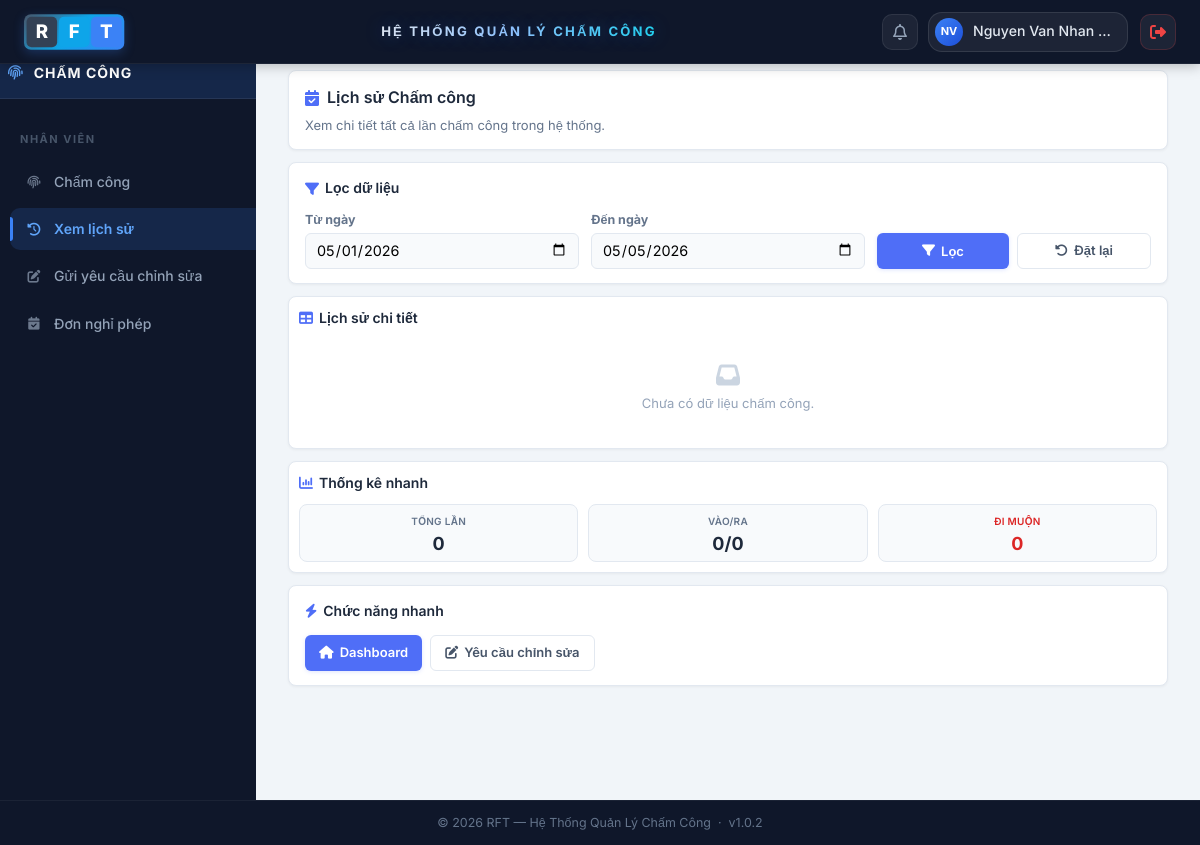
/index.php?page=lich-su-cham-cong (signed in), run on an earlier commit of the app's database.
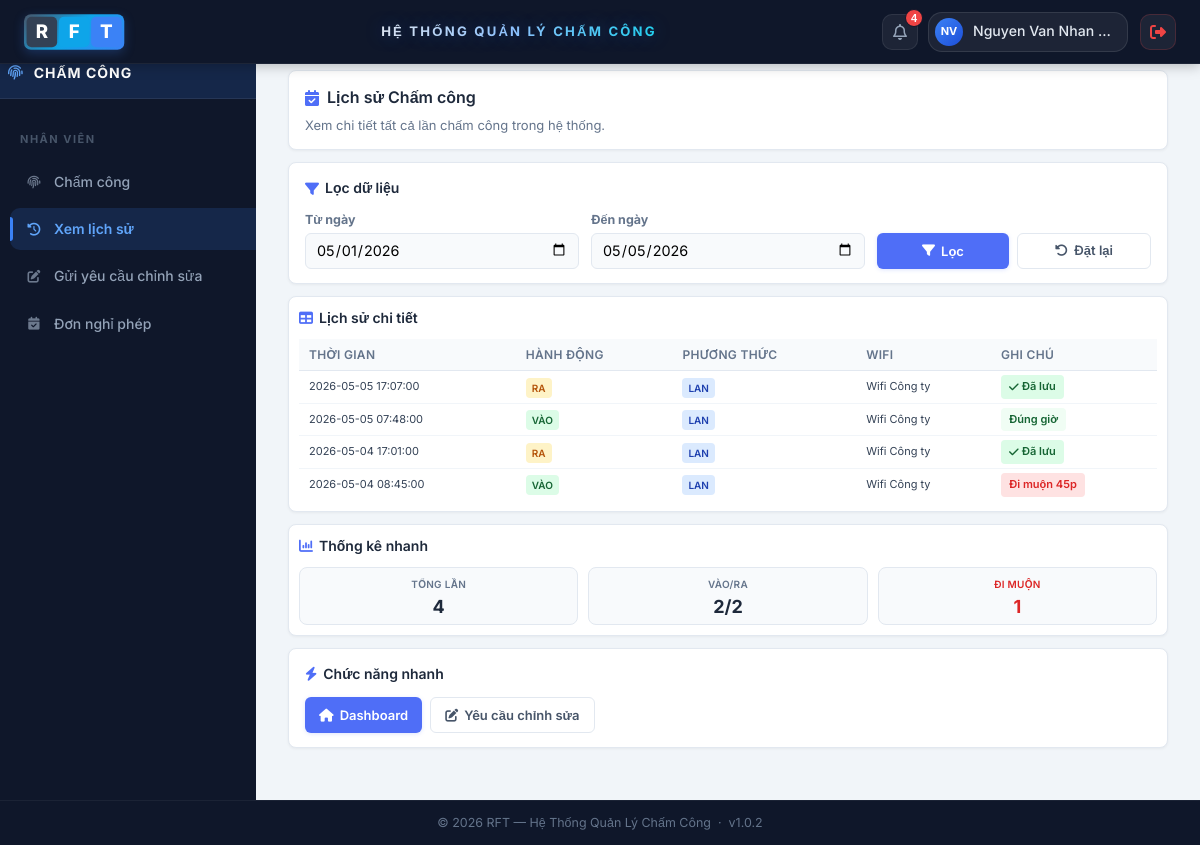
And on a later commit of the database.
### tables this page shows
CREATE TABLE `attendance_logs` (
  `id` int(11) NOT NULL,
  `maND` int(11) NOT NULL,
  `action` enum('IN','OUT') NOT NULL,
  `method` enum('LAN','QR') NOT NULL DEFAULT 'LAN',
  `wifi_name` varchar(120) DEFAULT NULL,
  `device_info` varchar(255) DEFAULT NULL,
  `note` varchar(255) DEFAULT NULL,
  `created_at` datetime NOT NULL DEFAULT current_timestamp()
);

### app/views/chamcong/lichsu.php (the view, shortened to what the changed rows need)
<?php
$history = $history ?? [];
$from = $from ?? date('Y-m-01');
$to = $to ?? date('Y-m-d');
$totalCount = is_array($history) ? count($history) : 0;
$inCount = 0;
$outCount = 0;
$lateCount = 0;
if (is_array($history)) {
    foreach ($history as $row) {
        if (($row['action'] ?? '') === 'IN') {
            $inCount++;
            $time = date('H:i:s', strtotime($row['created_at']));
            if ($time > '08:15:00') {
                $lateCount++;
            }
        } elseif (($row['action'] ?? '') === 'OUT') {
            $outCount++;
        }
    }
}
?>
<?php include 'app/views/layouts/header.php'; ?>
<div class="main-container">
    <?php include 'app/views/layouts/sidebar.php'; ?>
    <div class="dashboard-container">
        <div class="ls-wrap">
            <div class="ls-panel">
                <h2><i class="fas fa-calendar-check"></i> Lịch sử Chấm công</h2>
                <p>Xem chi tiết tất cả lần chấm công trong hệ thống.</p>
            </div>
            <div class="ls-panel">
                <h3><i class="fas fa-filter"></i> Lọc dữ liệu</h3>
                <form method="GET" action="index.php" class="ls-filter-grid">
                    <div class="ls-form-group">
                        <label for="from-date">Từ ngày</label>
                        <input type="date" id="from-date" name="from_date" value="<?= htmlspecialchars($from) ?>">
                    </div>
                    <div class="ls-form-group">
                        <label for="to-date">Đến ngày</label>
                        <input type="date" id="to-date" name="to_date" value="<?= htmlspecialchars($to) ?>">
                    </div>
                    <div style="display:flex;gap:8px;align-items:flex-end;">
                        <button type="submit" class="ls-btn ls-btn-primary" style="flex:1"><i class="fas fa-filter"></i> Lọc</button>
                        <a href="index.php?page=lich-su-cham-cong" class="ls-btn ls-btn-outline" style="flex:1;text-align:center"><i class="fas fa-rotate-left"></i> Đặt lại</a>
                    </div>
                </form>
            </div>
            <div class="ls-panel" style="padding: 10px;">
                <h3 style="font-size: 14px; margin-bottom: 10px;"><i class="fas fa-table"></i> Lịch sử chi tiết</h3>
                <?php if (!empty($history) && is_array($history)): ?>
                    <div class="ls-table-wrap">
                        <table class="ls-table">
                            <thead>
                                <tr>
                                    <th style="padding: 6px 10px;">Thời gian</th>
                                    <th style="padding: 6px 10px;">Hành động</th>
                                    <th style="padding: 6px 10px;">Phương thức</th>
                                    <th style="padding: 6px 10px;">WiFi</th>
                                    <th style="padding: 6px 10px;">Ghi chú</th>
                                </tr>
                            </thead>
                            <tbody>
                            <?php foreach ($history as $row): ?>
                                <tr>
                                    <td style="font-size:11px; padding: 4px 10px;"><?= htmlspecialchars($row['created_at'] ?? '') ?></td>
                                    <td style="padding: 4px 10px;">
                                        <?php if (($row['action'] ?? '') === 'IN'): ?>
                                            <span class="ls-badge ls-badge-in" style="padding: 2px 6px; font-size: 10px;">VÀO</span>
                                        <?php else: ?>
                                            <span class="ls-badge ls-badge-out" style="padding: 2px 6px; font-size: 10px;">RA</span>
                                        <?php endif; ?>
                                    </td>
                                    <td style="padding: 4px 10px;"><span class="ls-badge ls-badge-method" style="padding: 2px 6px; font-size: 10px;"><?= htmlspecialchars($row['method'] ?? 'LAN') ?></span></td>
                                    <td style="font-size:11px; padding: 4px 10px;"><?= htmlspecialchars(!empty($row['wifi_name']) ? $row['wifi_name'] : 'Wifi Công ty') ?></td>
                                    <td style="padding: 4px 10px;">
                                        <?php
                                        if (($row['action'] ?? '') === 'IN') {
                                            $time = date('H:i:s', strtotime($row['created_at']));
                                            if ($time > '08:15:00') {
                                                $diff = strtotime($time) - strtotime('08:00:00');
                                                $mins = floor($diff / 60);
                                                echo "<span class='ls-badge ls-badge-late'>Đi muộn {$mins}p</span>";
                                            } else {
                                                echo "<span class='ls-badge ls-badge-ontime'>Đúng giờ</span>";
                                            }
                                        } else {
                                            echo "<span class='ls-badge ls-badge-ok'><i class='fas fa-check'></i> Đã lưu</span>";
                                        }
                                        ?>
                                    </td>
                                </tr>
                            <?php endforeach; ?>
                            </tbody>
                        </table>
                    </div>
                <?php else: ?>
                    <div class="ls-empty">
                        <i class="fas fa-inbox"></i>
                        <p>Chưa có dữ liệu chấm công.</p>
                    </div>
                <?php endif; ?>
            </div>
            <div class="ls-panel" style="padding: 10px;">
                <h3 style="font-size: 14px; margin-bottom: 10px;"><i class="fas fa-chart-column"></i> Thống kê nhanh</h3>
                <div class="ls-stats" style="grid-template-columns: repeat(3, 1fr);">
                    <a href="index.php?page=lich-su-cham-cong" class="ls-stat-card" style="padding: 8px;">
                        <h4 style="font-size: 10px;">Tổng lần</h4>
                        <div class="ls-stat-val" style="font-size: 18px;"><?= $totalCount ?></div>
                    </a>
                    <a href="index.php?page=lich-su-cham-cong" class="ls-stat-card" style="padding: 8px;">
                        <h4 style="font-size: 10px;">Vào/Ra</h4>
                        <div class="ls-stat-val" style="font-size: 18px;"><?= $inCount ?>/<?= $outCount ?></div>
                    </a>
                    <a href="index.php?page=yeu-cau-chinh-sua-cham-cong" class="ls-stat-card" style="padding: 8px;">
                        <h4 style="font-size: 10px; color: #dc2626;">Đi muộn</h4>
                        <div class="ls-stat-val" style="font-size: 18px; color: #dc2626;"><?= $lateCount ?></div>
                    </a>
                </div>
            </div>
            <div class="ls-panel">
                <h3><i class="fas fa-bolt"></i> Chức năng nhanh</h3>
                <div class="ls-actions">
                    <a href="index.php?page=cham-cong-dashboard" class="ls-btn ls-btn-primary"><i class="fas fa-house"></i> Dashboard</a>
                    <a href="index.php?page=yeu-cau-chinh-sua-cham-cong" class="ls-btn ls-btn-outline"><i class="fas fa-pen-to-square"></i> Yêu cầu chỉnh sửa</a>
                </div>
            </div>
        </div>
    </div>
</div>
<?php include 'app/views/layouts/footer.php'; ?>

### app/views/layouts/header.php (shortened to what the changed rows need)
<!DOCTYPE html>
<html lang="vi">
<head>
    <?php
    $styleVersion = @filemtime('public/css/style.css') ?: '1.0.3';
    $dashboardStyleVersion = @filemtime('public/css/dashboard.css') ?: '1.0.3';
    ?>
    <link rel="stylesheet" href="https://cdnjs.cloudflare.com/ajax/libs/font-awesome/6.5.0/css/all.min.css">
    <link rel="stylesheet" href="public/css/style.css?v=<?= (int)$styleVersion ?>">
    <link rel="stylesheet" href="public/css/dashboard.css?v=<?= (int)$dashboardStyleVersion ?>">
</head>
<body>
    <?php
    $notificationCount = 0;
    if (isset($_SESSION['user'])) {
        require_once 'app/models/ChamCongModel.php';
        $notificationModel = new ChamCongModel();
        $role = $_SESSION['role'] ?? 'nhanvien';
        $maND = (int)($_SESSION['user']['maND'] ?? 0);
        if ($role === 'nhanvien' && $maND > 0) {
            $requests = $notificationModel->getYeuCauTheoNhanVien($maND);
            foreach ($requests as $req) {
                $status = $req['status'] ?? 'pending';
                $updatedTimeStr = $req['updated_at'] ?? $req['created_at'] ?? date('Y-m-d H:i:s');
                $updatedTime = strtotime($updatedTimeStr);
                $daysAgo = (time() - $updatedTime) / 86400;
                if ($status !== 'pending' && $daysAgo > 3) {
                    continue;
                }
                $notificationCount++;
            }
        }
    }
    ?>
    <header class="header">
        <div class="brand-logo" title="RFT Hệ thống Chấm công">
            <span class="logo-r">R</span>
            <span class="logo-f">F</span>
            <span class="logo-t">T</span>
        </div>
        <h1>HỆ THỐNG QUẢN LÝ CHẤM CÔNG</h1>
        <div class="user-controls">
            <div class="notif-wrapper" id="notifWrapper">
                <button type="button" id="notifBellBtn" class="icon-btn" title="Thông báo" style="cursor:pointer;position:relative">
                    <i class="fa-regular fa-bell"></i>
                    <?php if ($notificationCount > 0): ?>
                        <span class="notif-count"><?= (int)$notificationCount ?></span>
                    <?php endif; ?>
                </button>
            </div>
            <a href="<?php echo isset($_SESSION['user']) ? 'index.php?page=cham-cong-dashboard' : 'index.php?page=login'; ?>"
                class="user-link">
                <?php
                if (isset($_SESSION['user'])) {
                    $tenHienThi = htmlspecialchars($_SESSION['user']['hoTen'] ?? 'Người dùng');
                    $initials = '';
                    $parts = explode(' ', trim($_SESSION['user']['hoTen'] ?? 'ND'));
                    if (count($parts) >= 2) {
                        $initials = mb_substr($parts[0], 0, 1) . mb_substr(end($parts), 0, 1);
                    } else {
                        $initials = mb_substr($parts[0], 0, 2);
                    }
                    echo '<div class="user-avatar">' . htmlspecialchars(mb_strtoupper($initials)) . '</div>';
                    echo '<span class="welcome-text">' . $tenHienThi . '</span>';
                } else {
                    echo '<div class="user-avatar"><i class="fa-regular fa-user" style="font-size:13px"></i></div>';
                    echo '<span class="welcome-text">Đăng nhập</span>';
                }
                ?>
            </a>
            <?php if (isset($_SESSION['user'])): ?>
                <a href="index.php?page=logout" class="icon-btn" title="Đăng xuất" style="margin-left: 6px; color: #ef4444; border-color: rgba(239, 68, 68, 0.2);">
                    <i class="fa-solid fa-right-from-bracket" style="color: #ef4444;"></i>
                </a>
            <?php else: ?>
                <a href="index.php?page=login" class="icon-btn" title="Đăng nhập" style="margin-left: 6px; color: #10b981; border-color: rgba(16, 185, 129, 0.2);">
                    <i class="fa-solid fa-right-to-bracket" style="color: #10b981;"></i>
                </a>
            <?php endif; ?>
        </div>
    </header>

### app/views/layouts/sidebar.php
<?php
$role = $_SESSION['role'] ?? 'nhanvien';
$currentPage = $_GET['page'] ?? 'home';
$menus = [
    'nhanvien' => [
        ['page' => 'cham-cong-dashboard', 'label' => 'Chấm công', 'icon' => 'fa-fingerprint'],
        ['page' => 'lich-su-cham-cong', 'label' => 'Xem lịch sử', 'icon' => 'fa-clock-rotate-left'],
        ['page' => 'yeu-cau-chinh-sua-cham-cong', 'label' => 'Gửi yêu cầu chỉnh sửa', 'icon' => 'fa-pen-to-square'],
        ['page' => 'create-leave-request', 'label' => 'Đơn nghỉ phép', 'icon' => 'fa-calendar-check'],
    ],
    'hr' => [
        ['page' => 'quan-ly-nhanvien', 'label' => 'Quản lý Nhân viên', 'icon' => 'fa-users'],
        ['page' => 'quan-ly-ca-lam', 'label' => 'Quản lý Ca làm việc', 'icon' => 'fa-business-time'],
        ['page' => 'xuly-yeucau', 'label' => 'Xử lý Yêu cầu', 'icon' => 'fa-clipboard-check'],
        ['page' => 'tinh-cong', 'label' => 'Tính công & Báo cáo', 'icon' => 'fa-calculator'],
        ['page' => 'list-leave-requests', 'label' => 'Quản lý Đơn phép', 'icon' => 'fa-calendar-check'],
    ],
    'manager' => [
        ['page' => 'pheduyet-bang-cong', 'label' => 'Phê duyệt Bảng công', 'icon' => 'fa-circle-check'],
        ['page' => 'pheduyet-yeucau', 'label' => 'Phê duyệt yêu cầu', 'icon' => 'fa-clipboard-list'],
        ['page' => 'bao-cao-tong-hop', 'label' => 'Báo cáo tổng hợp', 'icon' => 'fa-file-lines'],
    ],
    'tech' => [
        ['page' => 'tech-wifi', 'label' => 'Mạng & WiFi', 'icon' => 'fa-wifi'],
        ['page' => 'tech-settings', 'label' => 'Cấu hình Hệ thống', 'icon' => 'fa-server'],
    ],
];
$roleMenus = $menus[$role] ?? $menus['nhanvien'];
$roleLabels = [
    'nhanvien' => 'Nhân viên',
    'hr' => 'HR',
    'manager' => 'Quản lý',
    'tech' => 'Kỹ thuật',
];
?>
<nav class="sidebar-nav">
    <div class="sidebar-top-section">
        <i class="fa-solid fa-fingerprint"></i>
        <span>CHẤM CÔNG</span>
    </div>
    <h3><?= htmlspecialchars($roleLabels[$role] ?? 'Menu') ?></h3>
    <ul id="sidebarList">
        <?php foreach ($roleMenus as $menu): ?>
            <li>
                <a href="index.php?page=<?= htmlspecialchars($menu['page']) ?>"
                   class="menu-item <?= ($menu['page'] === $currentPage) ? 'active' : '' ?>">
                    <i class="fa-solid <?= htmlspecialchars($menu['icon']) ?>"></i>
                    <span><?= htmlspecialchars($menu['label']) ?></span>
                </a>
            </li>
        <?php endforeach; ?>
    </ul>
</nav>

What changed in the data, as far as the page shows it:
added attendance_logs: created_at "2026-05-05 17:07:00", action "RA", method "LAN", wifi_name "Wifi Công ty"
added attendance_logs: created_at "2026-05-05 07:48:00", action "VÀO", method "LAN", wifi_name "Wifi Công ty"
added attendance_logs: created_at "2026-05-04 17:01:00", action "RA", method "LAN", wifi_name "Wifi Công ty"
added attendance_logs: created_at "2026-05-04 08:45:00", action "VÀO", method "LAN", wifi_name "Wifi Công ty"
Also different on the page:
$notificationCount: (not shown) → "4"
$totalCount: "0" → "4"
$inCount: "0" → "2"
$outCount: "0" → "2"
$lateCount: "0" → "1"
text no longer shown: "Chưa có dữ liệu chấm công."
text now shown: "THỜI GIAN HÀNH ĐỘNG PHƯƠNG THỨC WIFI GHI CHÚ"
